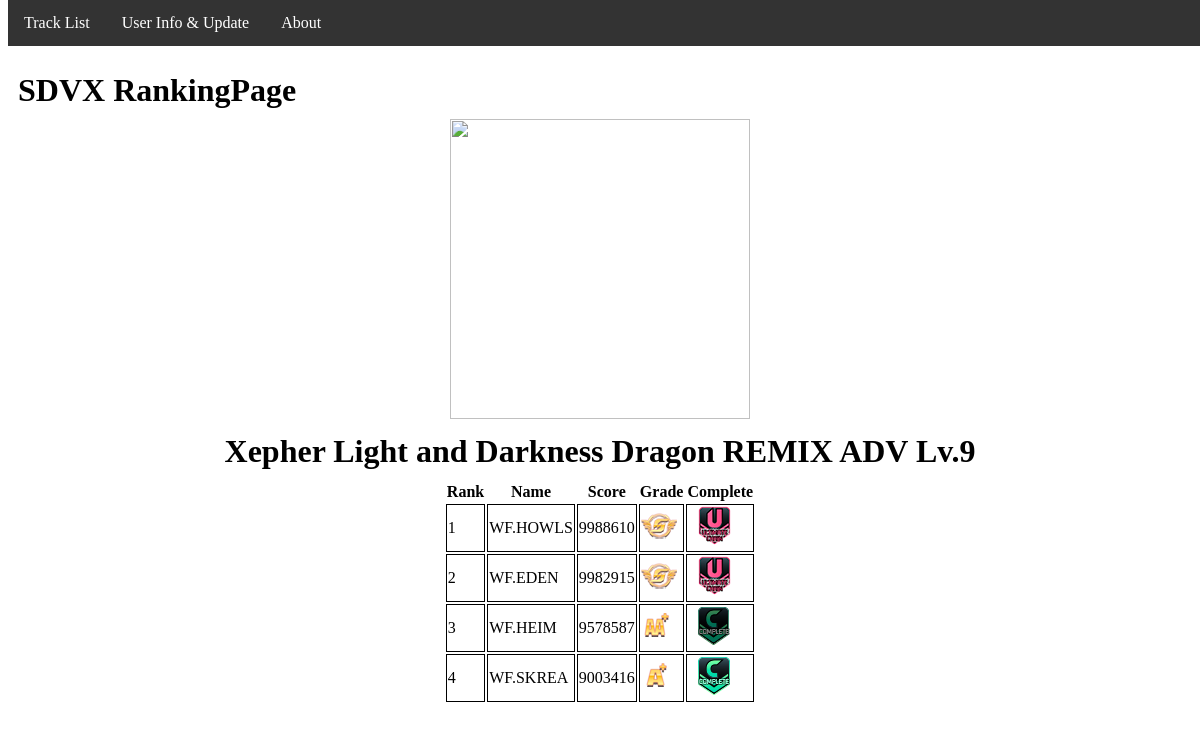
Page /RankingPage.html?tid=1031&diff=ADV on the committed database.
### tables this page shows
CREATE TABLE "TrackList" (
	"TrackID"	INTEGER NOT NULL,
	"TrackTitle"	TEXT,
	"NOV"	TEXT,
	"ADV"	TEXT,
	"EXH"	TEXT,
	"MXM"	TEXT,
	"INF"	TEXT,
	"GRV"	TEXT,
	"HVN"	TEXT,
	"VVD"	TEXT,
	PRIMARY KEY("TrackID")
);

CREATE TABLE "ScoreData" (
	"ScoreID"	TEXT NOT NULL,
	"UserNumber"	TEXT,
	"TrackID"	TEXT,
	"Difficulty"	TEXT,
	"Score"	INTEGER,
	"Grade"	TEXT,
	"Complete"	TEXT,
	PRIMARY KEY("ScoreID")
);

CREATE TABLE "UserInfo" (
	"UserNumber"	INTEGER NOT NULL,
	"UserID"	TEXT NOT NULL,
	"UserName"	TEXT,
	PRIMARY KEY("UserNumber")
);

### run.py (the view)
@app.route('/RankingPage.html',methods = ['GET'])
def RenderRanking():
    tid = request.args.get('tid')
    diff = request.args.get('diff')
    conn = sqlite3.connect("SDVXRanking.db")
    cur = conn.cursor()
    sql = "select UserNumber, Score, Grade, Complete from ScoreData where TrackID=? AND Difficulty=?;"
    cur.execute(sql,(tid,diff))
    RankList = cur.fetchall()
    sortedRankList = sorted(RankList, key=lambda x: x[1], reverse=True)
    sql = "select TrackTitle, "+diff+" from TrackList where TrackID=?;"
    cur.execute(sql, (tid,))
    TrackTitle, TrackLv = cur.fetchone()
    UserNameList =[]
    prevRank = 1
    nowRank = 1
    prevScore = 10000000
    CompleteImgDict = dict()
    CompleteImgList = ['PUC', 'UC', 'COMP_EX', 'COMP', 'PLAY']
    CompleteImgValueList = ['rival_mark_per.png', 'rival_mark_uc.png', 'rival_mark_comp_ex.png', 'rival_mark_comp.png',
                            'rival_mark_play.png']
    for i in range(0, 5):
        CompleteImgDict[CompleteImgList[i]] = CompleteImgValueList[i]
    GradeImgDict = dict()
    GradeImgList = ['S', 'AAA+', 'AAA', 'AA+', 'AA', 'A+', 'A', 'B', 'C', 'D']
    GradeImgValueList = ['rival_grade_s.png', 'rival_grade_aaa_plus.png', 'rival_grade_aaa.png',
                         'rival_grade_aa_plus.png',
                         'rival_grade_aa.png', 'rival_grade_a_plus.png', 'rival_grade_a.png', 'rival_grade_b.png',
                         'rival_grade_c.png',
                         'rival_grade_d.png']
    for i in range(0, 10):
        GradeImgDict[GradeImgList[i]] = GradeImgValueList[i]
    for rank, data in enumerate(sortedRankList):
        sql = "select UserName from UserInfo where UserNumber = ?;"
        cur.execute(sql, (data[0],))
        UserName = cur.fetchone()[0]
        if data[1] == prevScore:
            nowRank = prevRank
        else:
            nowRank = rank + 1
            prevRank = nowRank
            prevScore = data[1]
        UserNameList.append((nowRank,UserName))
    conn.close()
    return render_template('RankingPage.html',
                           sortedRankList=sortedRankList,
                           tid=tid,
                           title=TrackTitle,
                           TrackLv=TrackLv,
                           diff=diff,
                           UserNameList=UserNameList,
                           CompleteImgDict=CompleteImgDict,
                           GradeImgDict=GradeImgDict)

### templates/RankingPage.html
{% extends 'layout.html' %}
{% block content %}
<div>
      <h1>SDVX RankingPage</h1>
      <div align="center"><img src="http://anzuinfo.me/images/track_img/{{(((tid|int)-1000)|string).zfill(4)+diff[0].lower()}}.jpg" width="300" height="300"><div>
      <div align="center"><h1>{{title}} {{diff}} Lv.{{TrackLv}}</h1></div>
      <div class="RankingTable">
      <table>
        <th>Rank</th><th>Name</th><th>Score</th><th>Grade</th><th>Complete</th>
        {% for User in sortedRankList %}
          <tr>
            <td>{{UserNameList[loop.index0][0]}}</td>
            <td>{{UserNameList[loop.index0][1]}}</td>
            <td>{{User[1]}}</td>
            <td><img src="{{url_for('static',filename='img/GradeCompleteImg/'+GradeImgDict[User[2]])}}"></td>
            <td><img src="{{url_for('static',filename='img/GradeCompleteImg/'+CompleteImgDict[User[3]])}}"></td>
          </tr>
        {% endfor %}
        </table>
      </div>
{% endblock %}

### static/css/mainpage.css (style rules this page uses)
.TrackList th, td { border: 1px solid black; }
h1 { margin : 10px; }

### rows in the picture
TrackList: TrackTitle "Xepher Light and Darkness Dragon REMIX"
ScoreData: Difficulty "ADV", UserNumber "1", Score "9988610"
UserInfo: UserName "WF.HOWLS"
ScoreData: UserNameList "2", Score "9982915"
UserInfo: UserName "WF.EDEN"
UserInfo: UserName "WF.HEIM"
UserInfo: UserName "WF.SKREA"

### other values in the picture
{{ TrackLv }} "9"
{{ UserNameList[loop.index0][0] }} "3" "4"
{{ User[1] }} "9578587" "9003416"
